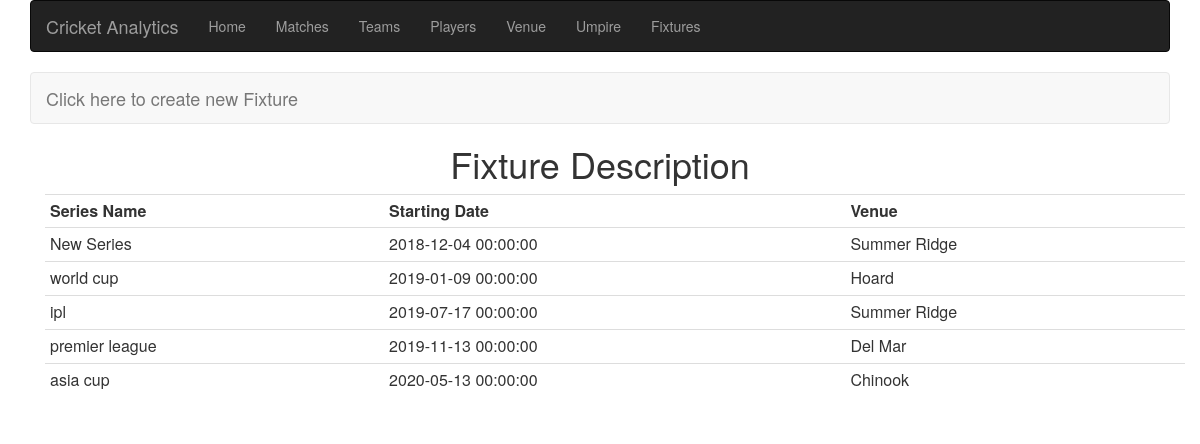
Page /PhpScripts/viewfixture.php on the committed database.
### tables this page shows
CREATE TABLE fixture_master
(
fixture_id INT NOT NULL AUTO_INCREMENT,
series_name VARCHAR(50) NOT NULL UNIQUE,
match_date DATETIME,
venue_id_fk INT NOT NULL,

PRIMARY KEY (fixture_id),
FOREIGN KEY (venue_id_fk) REFERENCES venue (venue_id)
);

CREATE TABLE venue
(
  venue_id INT NOT NULL AUTO_INCREMENT,
  venue_name VARCHAR(50) NOT NULL UNIQUE,
  venue_city VARCHAR(50) NOT NULL,
  venue_capacity INT NOT NULL,
  PRIMARY KEY (venue_id)
);

### PhpScripts/viewfixture.php (the view, shortened to what this page needs)
<html>
<head>
    <link rel="stylesheet" href="https://maxcdn.bootstrapcdn.com/bootstrap/3.3.7/css/bootstrap.min.css">
</head>
<body>
    <link rel="stylesheet" href="https://maxcdn.bootstrapcdn.com/bootstrap/3.3.7/css/bootstrap.min.css">
<div>
    <?php include 'navBar.php';?>
    <div class="container">
        <div >
            <nav class="navbar navbar-default">
                <div class="container-fluid">
                    <div class="navbar-header">
                        <a class="navbar-brand" href="addFixture.php">Click here to create new Fixture</a>
                    </div>
                </div>
            </nav>
        </div>
        <h1 class="text-center">Fixture Description</h1>
        <div class="container">
            <div class="row">
                <div class="container container-fluid">
                    <table class="table table-condensed">
                        <?php
                        $servername = "localhost";
                        $username = "root";
                        $password = "mysql";
                        $database = "cricket_analytics";
                        $conn = new mysqli($servername, $username, $password, $database);
                        $sql = "select fixture_id,series_name,match_date,venue_id_fk,venue_name from fixture_master join venue on venue.venue_id=fixture_master.venue_id_fk";
                        $result = $conn->query($sql);
                        if($result){
                            echo "<td><b>Series Name</b></td>";
                            echo "<td><b>Starting Date</b></td>";
                            echo "<td><b>Venue</b></td>";
                            while($row = $result->fetch_assoc()) {
                                echo "<tr>";
                                echo "<td>$row[series_name]</td>" ;
                                echo "<td>$row[match_date]</td>";
                                echo "<td>$row[venue_name]</td>";
                            }
                        };
                        ?>
                    </table>
                </div>
            </div>
        </div>
    </div>
</body>
</html>

### PhpScripts/navBar.php (shortened to what this page needs)
<div class="container">
    <nav class="navbar navbar-inverse">
        <div class="container-fluid">
            <div class="navbar-header">
                <a class="navbar-brand" href="home.php">Cricket Analytics</a>
            </div>
            <ul class="nav navbar-nav">
                <li ><a href="home.php">Home</a></li>
                <li><a href="ViewMatch.php">Matches</a></li>
                <li><a href="viewAllTeams.php">Teams</a></li>
                <li><a href="ViewPlayer.php">Players</a></li>
                <li><a href="viewVenue.php">Venue</a></li>
                <li><a href="viewumpire.php">Umpire</a></li>
                <li><a href="viewfixture.php.">Fixtures</a></li>
            </ul>
        </div>
    </nav>
</div>
<link rel="stylesheet" href="https://maxcdn.bootstrapcdn.com/bootstrap/3.3.7/css/bootstrap.min.css">

### rows in the picture
fixture_master: series_name "New Series", match_date "2018-12-04 00:00:00", venue_id_fk.venue_name "Summer Ridge"
fixture_master: series_name "world cup", match_date "2019-01-09 00:00:00", venue_id_fk.venue_name "Hoard"
fixture_master: series_name "ipl", match_date "2019-07-17 00:00:00", venue_id_fk.venue_name "Summer Ridge"
fixture_master: series_name "premier league", match_date "2019-11-13 00:00:00", venue_id_fk.venue_name "Del Mar"
fixture_master: series_name "asia cup", match_date "2020-05-13 00:00:00", venue_id_fk.venue_name "Chinook"
